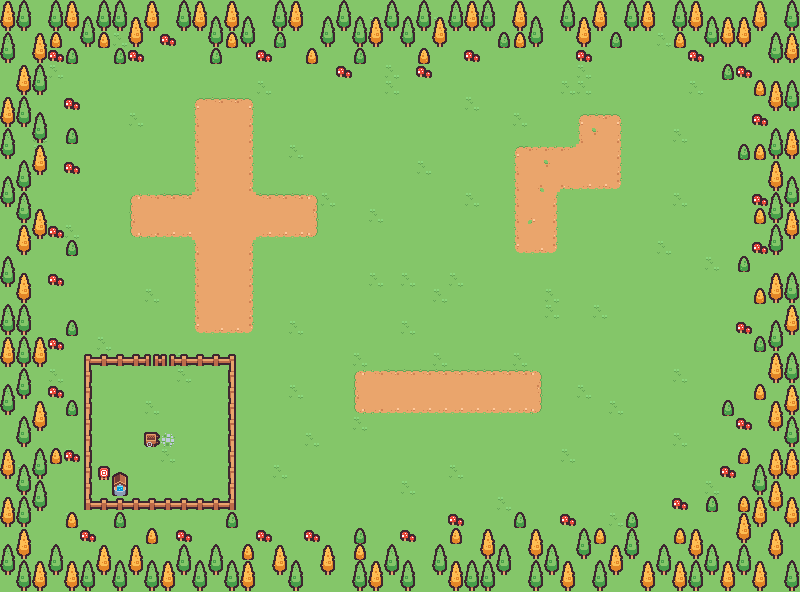

Tiled map render using the project's own tile images. Description and the map definition, with tile-layer contents summarised, below:
An orthogonal 50x37 tile map with 16x16 px tiles, 2 tile layers (suelo, decoracion).

<map version="1.10" tiledversion="1.12.2" orientation="orthogonal" renderorder="right-down" width="50" height="37" tilewidth="16" tileheight="16" infinite="0" nextlayerid="3" nextobjectid="1">
 <editorsettings>
  <export target="Level3.json" format="json" />
 </editorsettings>
 <tileset firstgid="1" name="terreno" tilewidth="16" tileheight="16" spacing="1" tilecount="132" columns="12">
  <image source="tilemap.png" width="203" height="186" />
 </tileset>
 <layer id="1" name="suelo" width="50" height="37">
  <data>[1850 cells, 1850 non-empty, 15 distinct tile ids]</data>
 </layer>
 <layer id="2" name="decoracion" width="50" height="37">
  <data>[1850 cells, 412 non-empty, 20 distinct tile ids]</data>
 </layer>
</map>
